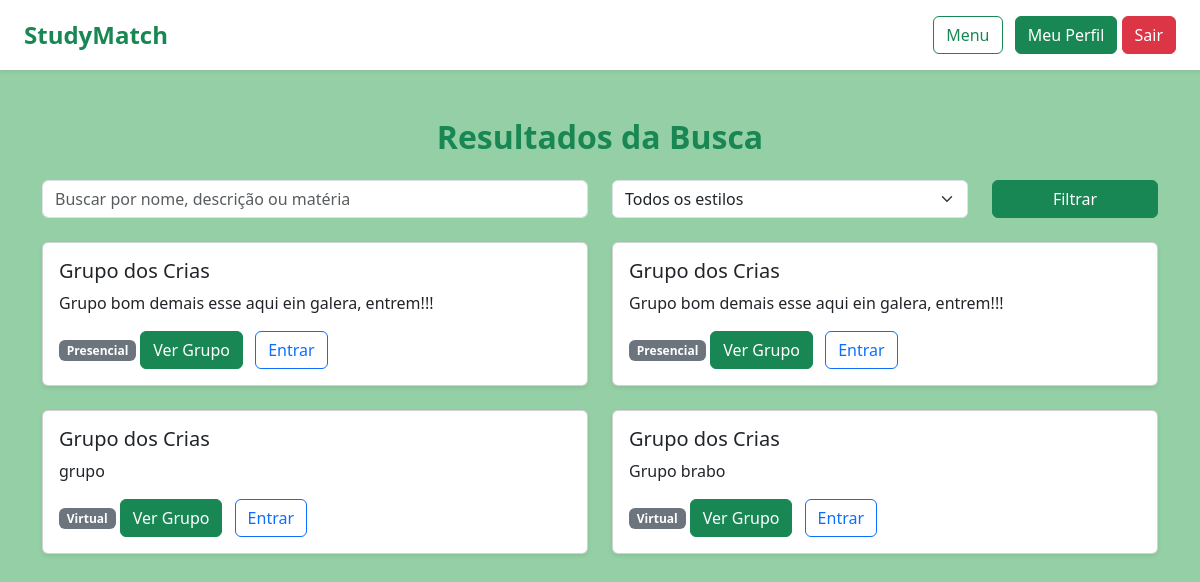
The app's page /buscar-grupos (signed in), older data.
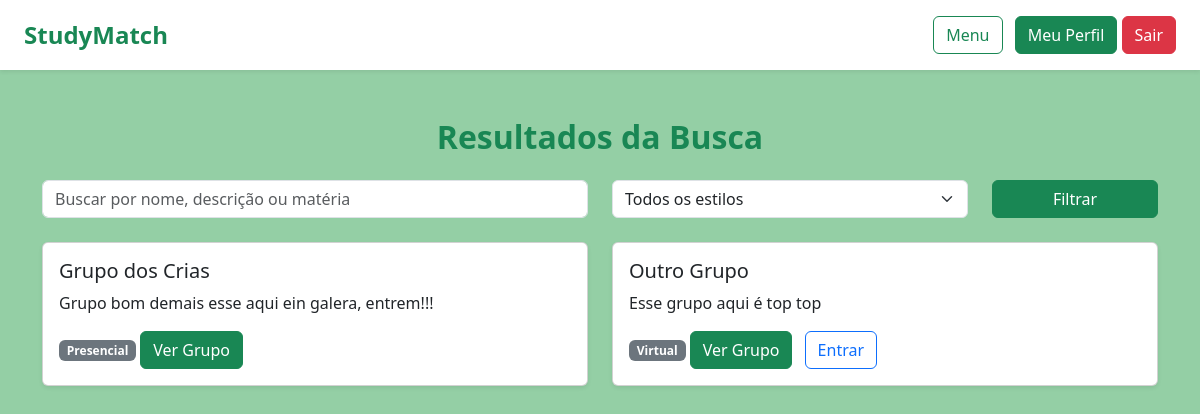
The same page, newer data.
### tables this page shows
CREATE TABLE groups (
                id INTEGER PRIMARY KEY AUTOINCREMENT,
                nome TEXT NOT NULL,
                descricao TEXT,
                materia TEXT,
                estilo TEXT,
                administrador_id INTEGER
            );

### app/routes/group_routes.py (the view)
    @bp.route("/buscar-grupos", methods=["GET"])
    def buscar_grupos():
        if "user_id" not in session:
            return redirect("/login")
        termo = request.args.get("q", "")
        estilo = request.args.get("estilo", None)
        grupos = group_use_case.search_groups(termo, estilo)
        participando = {}
        user_id = session["user_id"]
        for grupo in grupos:
            participando[grupo.id] = group_use_case.user_is_participant(grupo.id, user_id)
        return render_template(
            "buscar_grupos.html",
            grupos=grupos,
            termo=termo,
            estilo=estilo,
            participando=participando
        )

### infra/repositories/group_repository_sqlite.py (called while the page is built)
    def search(self, termo, estilo=None):
        cursor = self.conn.cursor()
        query = """
            SELECT id, nome, descricao, materia, estilo, administrador_id
            FROM groups
            WHERE (nome LIKE ? OR descricao LIKE ? OR materia LIKE ?)
        """
        params = [f"%{termo}%", f"%{termo}%", f"%{termo}%"]
        if estilo:
            query += " AND estilo = ?"
            params.append(estilo)
        cursor.execute(query, params)
        rows = cursor.fetchall()
        return [Group(*row) for row in rows]

    def user_participates(self, grupo_id, user_id):
        cursor = self.conn.cursor()
        cursor.execute("""
            SELECT 1 FROM group_participants
            WHERE grupo_id = ? AND usuario_id = ?
        """, (grupo_id, user_id))
        return cursor.fetchone() is not None

### use_cases/group_use_case.py (called while the page is built)
    def search_groups(self, termo, estilo=None):
        return self.repository.search(termo, estilo)

    def user_is_participant(self, grupo_id, user_id):
      return self.repository.user_participates(grupo_id, user_id)

### app/templates/buscar_grupos.html (shortened to what this page needs)
{% extends "base.html" %}
{% block content %}
<h2 class="text-success mb-4 text-center">Resultados da Busca</h2>
<form class="row mb-4" method="GET" action="/buscar-grupos">
  <div class="col-md-6">
    <input type="text" name="q" class="form-control" placeholder="Buscar por nome, descrição ou matéria" value="{{ termo }}" required>
  </div>
  <div class="col-md-4">
    <select name="estilo" class="form-select">
      <option value="">Todos os estilos</option>
    </select>
  </div>
  <div class="col-md-2">
    <button type="submit" class="btn btn-success w-100">Filtrar</button>
  </div>
</form>
{% if grupos %}
  <div class="row">
    {% for grupo in grupos %}
      <div class="col-md-6 mb-4">
        <div class="card shadow-sm">
          <div class="card-body">
            <h5 class="card-title">{{ grupo.nome }}</h5>
            <p class="card-text">{{ grupo.descricao }}</p>
            <span class="badge bg-secondary mb-2">{{ grupo.estilo|capitalize }}</span>
            <a href="/grupo/{{ grupo.id }}" class="btn btn-success me-2">Ver Grupo</a>
            {% if not participando[grupo.id] %}
            <form method="POST" action="/grupo/{{ grupo.id }}/entrar" style="display: inline;">
                <button type="submit" class="btn btn-outline-primary">Entrar</button>
            </form>
            {% endif %}
          </div>
        </div>
      </div>
    {% endfor %}
  </div>
{% else %}
  <p class="text-center text-muted">Nenhum grupo encontrado com os critérios fornecidos.</p>
{% endif %}
{% endblock %}

### app/templates/base.html (shortened to what this page needs)
<!DOCTYPE html>
<html lang="pt-br">
<head>
  <link href="https://cdn.jsdelivr.net/npm/bootstrap@5.3.0/dist/css/bootstrap.min.css" rel="stylesheet">
  <link rel="stylesheet" href="{{ url_for('static', filename='css/style.css') }}">
</head>
<body class="bg-soft-green" style="min-height: 100vh;">
  <header class="bg-white shadow-sm px-4 py-3 d-flex justify-content-between align-items-center">
    <h4 class="text-success m-0 fw-bold">StudyMatch</h4>
    <div>
      <a href="/inicio" class="btn btn-outline-success me-2">Menu</a>
      <a href="/perfil" class="btn btn-success">Meu Perfil</a>
      <a href="/logout" class="btn btn-danger">Sair</a>
    </div>
  </header>
  <main class="container mt-5">
    {% block content %}{% endblock %}
  </main>
</body>
</html>

### app/static/css/style.css (style rules this page uses)
h1, h2 { font-weight: bold; }
.btn { font-weight: 500; }
body.bg-soft-green { background-color: #94cfa5; font-family: 'Segoe UI', Tahoma, Geneva, Verdana, sans-serif; margin: 0; }

Row changes from the older to the newer data that the page shows:
removed groups: nome "Grupo dos Crias", descricao "Grupo bom demais esse aqui ein galera, entrem!!!", estilo "Presencial"
removed groups: nome "Grupo dos Crias", descricao "grupo", estilo "Virtual"
removed groups: nome "Grupo dos Crias", descricao "Grupo brabo", estilo "Virtual"
shown differently, row unchanged: groups "Grupo dos Crias": no longer shows "Entrar"
added groups: nome "Outro Grupo", descricao "Esse grupo aqui é top top", estilo "Virtual"
